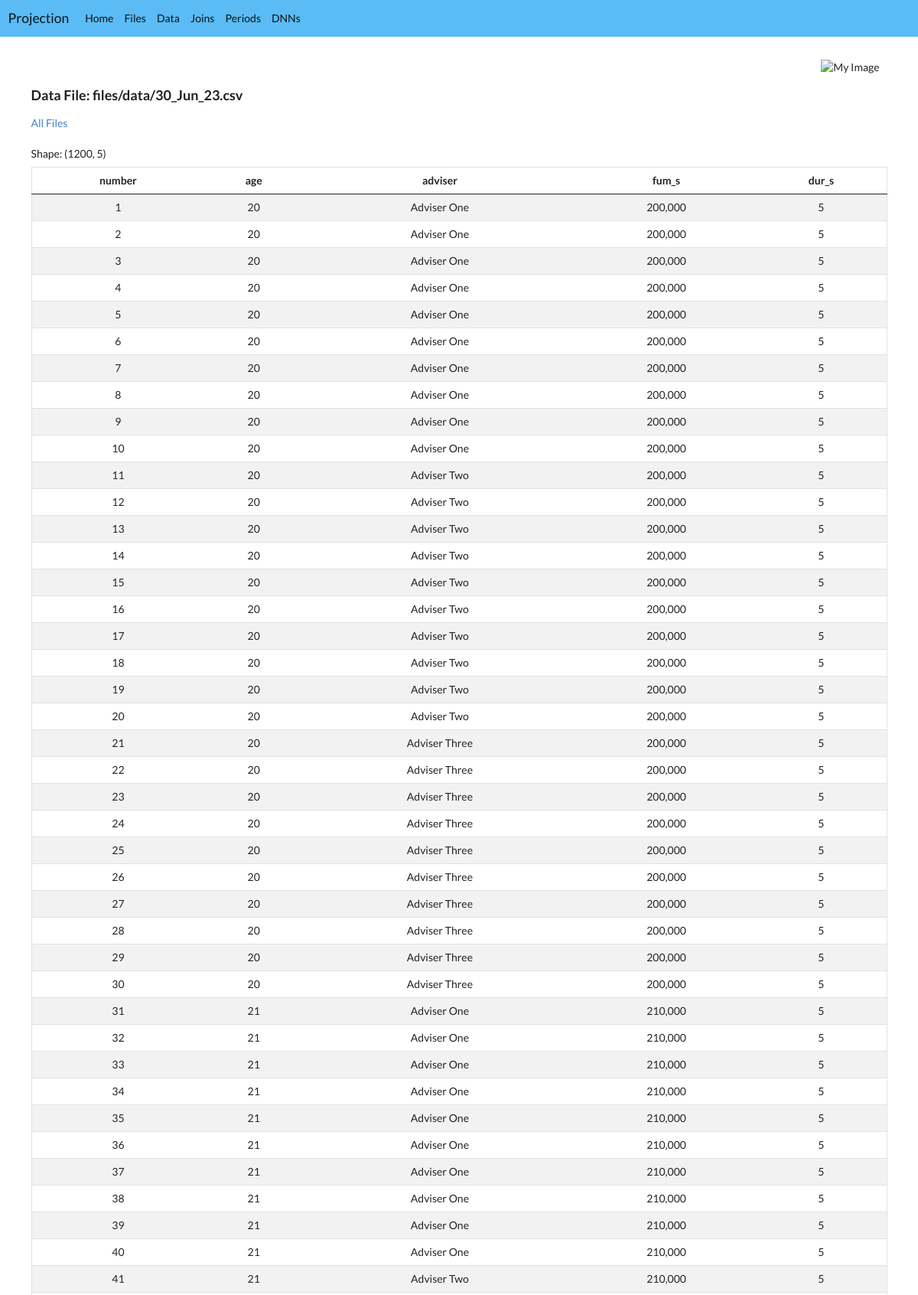
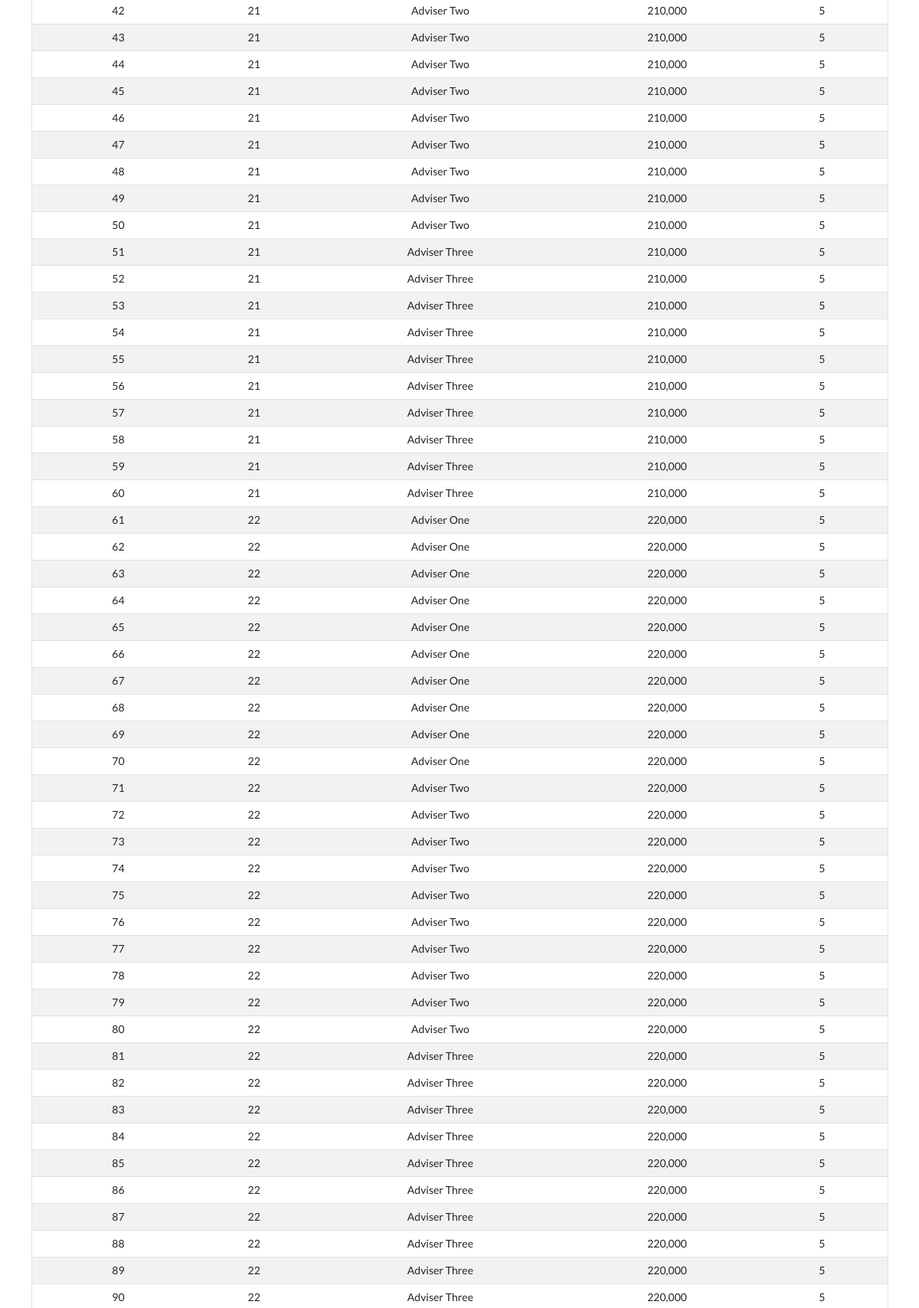
The app's page /item/file/611 (upper part) with its own data (2 pictures, top to bottom).
### app/models.py (models this page shows, shortened)
class FileModel(Model):
    TYPE_CHOICES = [
        ("start", "Start File"),
        ("end", "End File"),
        ("data", "Data File"),
        ("joint", "Joint File"),
        ("lapse", "Lapse File"),
        ("rate", "Rate File"),
        ("assumption", "Assumption File"),
        ("projection", "Projection File"),
    ]
    name = "file"
    name_singular = "File"
    name_plural = "Files"
    description = "Data, Joins, Periods and DNNs each create files. Those files are listed below. To view a file, click on the relevant button."
    name = CharField(max_length=512)
    time_stamp = DateTimeField(auto_now_add=True, null=True,blank=True)
    last_update = DateTimeField(null=True,blank=True)
    document = FileField(upload_to="files/", blank=True, null=True)
    type = CharField(max_length=100, blank=True, null=True, choices=TYPE_CHOICES)
    def df(self):
        try:
            return pd.read_csv(str(self.name))
        except:
            return None
    def df_html(self):
        df = self.df()
        if df is None: return None
        result = df.to_html(
            classes=['table', 'table-striped', 'table-center'],
            index=False,
            justify='center',
            formatters=formatters,
            render_links=True,
        )
        return result

### app/views.py (the view)
# urls.py: path("item/<model_str>/<id>", item, name="item"),
def item(request, model_str, id):
    model, form = get_model(model_str)
    item = model.objects.get(id=id)
    dnns = DNN.objects.all()
    context = {'item': item, 'model_str': model_str, "dnns": dnns}
    return render(request, model_str + ".html", context)

### app/forms.py (called while the page is built, shortened)
def get_model(model_str):
    if model_str == "file": return FileModel, None

### app/models.py (called while the page is built)
def format_dollars(var): return f'{var:,.0f}'

### app/templates/file.html (shortened to what this page needs)
{% extends 'base.html'%}
{% block content %}
<h3>Data File: {{ item.name }}</h3>
<a href="{% url 'list' model_str %}">All {{ model_str | capfirst }}s</a><br><br>
Shape: {{ item.df.shape }}
{{ item.df_html | safe }}
<br><br>
<br><br><br>
{% endblock %}

### app/static/styles.css (style rules this page uses)
.table-center td { text-align: center; }

### records on screen
FileModel: name "files/data/30_Jun_23.csv", df.shape "(1200, 5)", df_html "number age adviser fum_s dur_s 1 20 Adviser One 200,000 5 2 20 Adviser One 200,000 5 3 20 Adviser One 200,000 5 4 20 Adviser One 200,000 5 5 20 Adviser One 200,000 5 6 20 Adviser One 200,000 5 7 20 Adviser One 200,000 5 8 20 Adviser One 200,000 5 9 20 Adviser One 200,000 5 10 20 Adviser One 200,000 5 11 20 Adviser Two 200,000 5 12 20 Adviser Two 200,000 5 13 20 Adviser Two 200,000 5 14 20 Adviser Two 200,000 5 15 20 Adviser Two 200,000 5 16 20 Adviser Two 200,000 5 17 20 Adviser Two 200,000 5 18 20 Adviser Two 200,000 5 19 20 Adviser Two 200,000 5 20 20 Adviser Two 200,000 5 21 20 Adviser Three 200,000 5 22 20 Adviser Three 200,000 5 23 20 Adviser Three 200,000 5 24 20 Adviser Three 200,000…"

### other values on screen
{{ model_str | capfirst }} "File"
